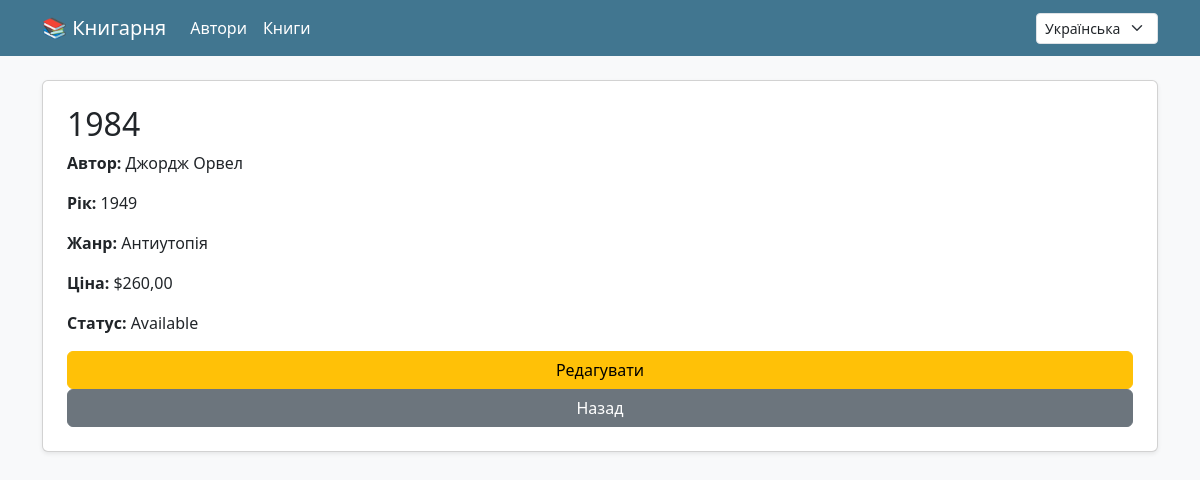
Screenshot of /uk/books/5/ (signed in) with the database file from the repository.
### books/models.py (models this page shows, shortened)
class Book(models.Model):
    author = models.ForeignKey(Author, on_delete=models.CASCADE, related_name='books')
    title = models.CharField(max_length=200)
    publication_year = models.PositiveIntegerField()
    genre = models.CharField(max_length=100)
    price = models.DecimalField(max_digits=6, decimal_places=2)
    is_available = models.BooleanField(default=True)

class Author(models.Model):
    name = models.CharField(max_length=100)
    birth_year = models.PositiveIntegerField()

### books/views.py (the view)
# urls.py: path('books/<int:pk>/', BookDetailView.as_view(), name='book_detail'),
class BookDetailView(View):
    @method_decorator(login_required)
    def get(self, request, pk):
        book = get_object_or_404(Book, pk=pk)
        return render(request, 'books/book_detail.html', {'book': book})

### templates/books/book_detail.html (shortened to what this page needs)
{% extends 'books/base.html' %}
{% load i18n %}
{% block content %}
<div class="card p-4 shadow-sm">
  <h2>{{ book.title }}</h2>
  <p><strong>{% trans "Author" %}:</strong> {{ book.author.name }}</p>
  <p><strong>{% trans "Year" %}:</strong> {{ book.publication_year }}</p>
  <p><strong>{% trans "Genre" %}:</strong> {{ book.genre }}</p>
  <p><strong>{% trans "Price" %}:</strong> ${{ book.price }}</p>
  <p><strong>{% trans "Status" %}:</strong> {% if book.is_available %}{% trans "Available" %}{% else %}{% trans "Not Available" %}{% endif %}</p>
  <a href="{% url 'book_update' book.id %}" class="btn btn-warning">{% trans "Edit" %}</a>
  <a href="{% url 'book_list' %}" class="btn btn-secondary">{% trans "Back" %}</a>
</div>
{% endblock %}

### rows the page displays
Book: title "1984", author.name "Джордж Орвел", publication_year "1949", genre "Антиутопія", price "260,00"

### other values shown
form field language "Українська"
